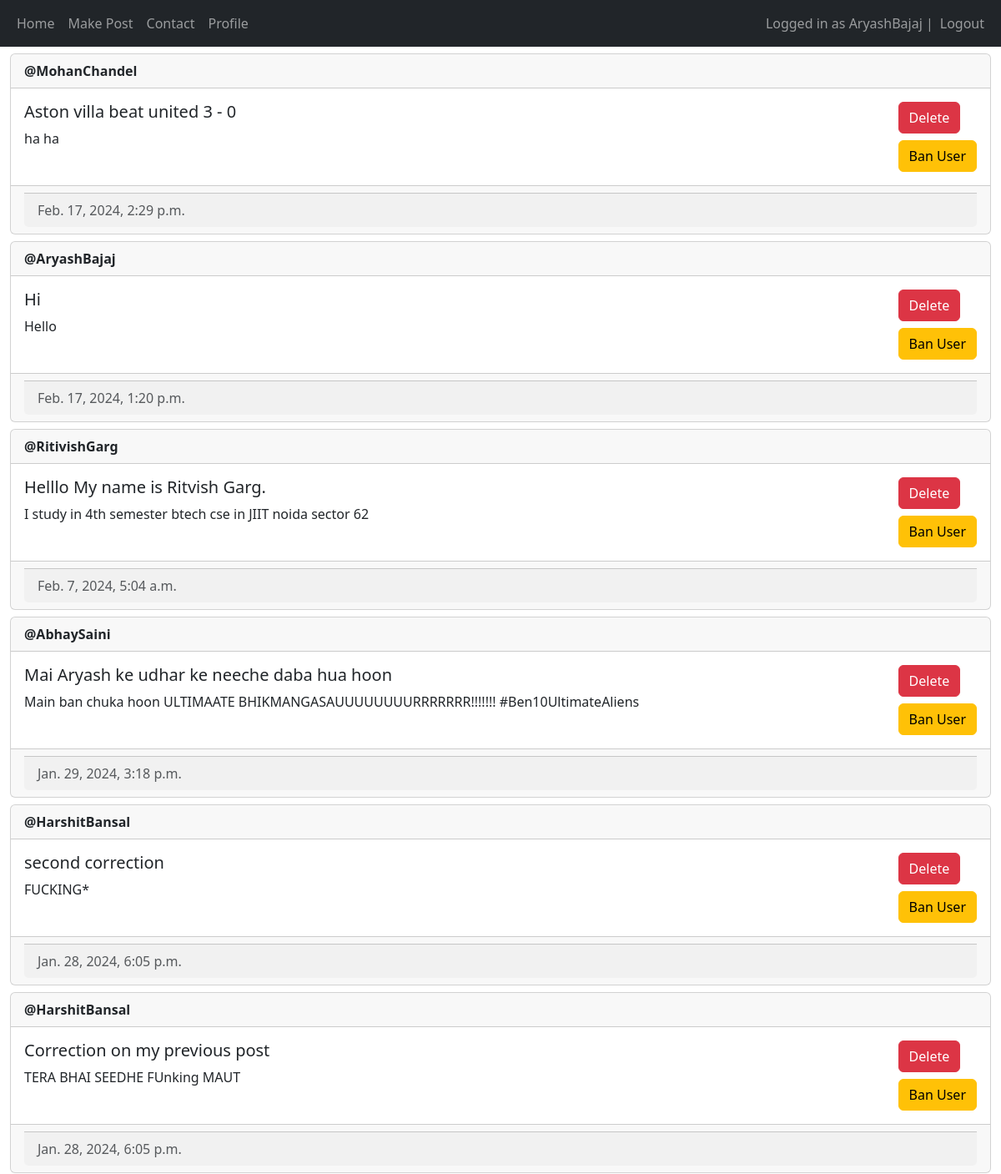
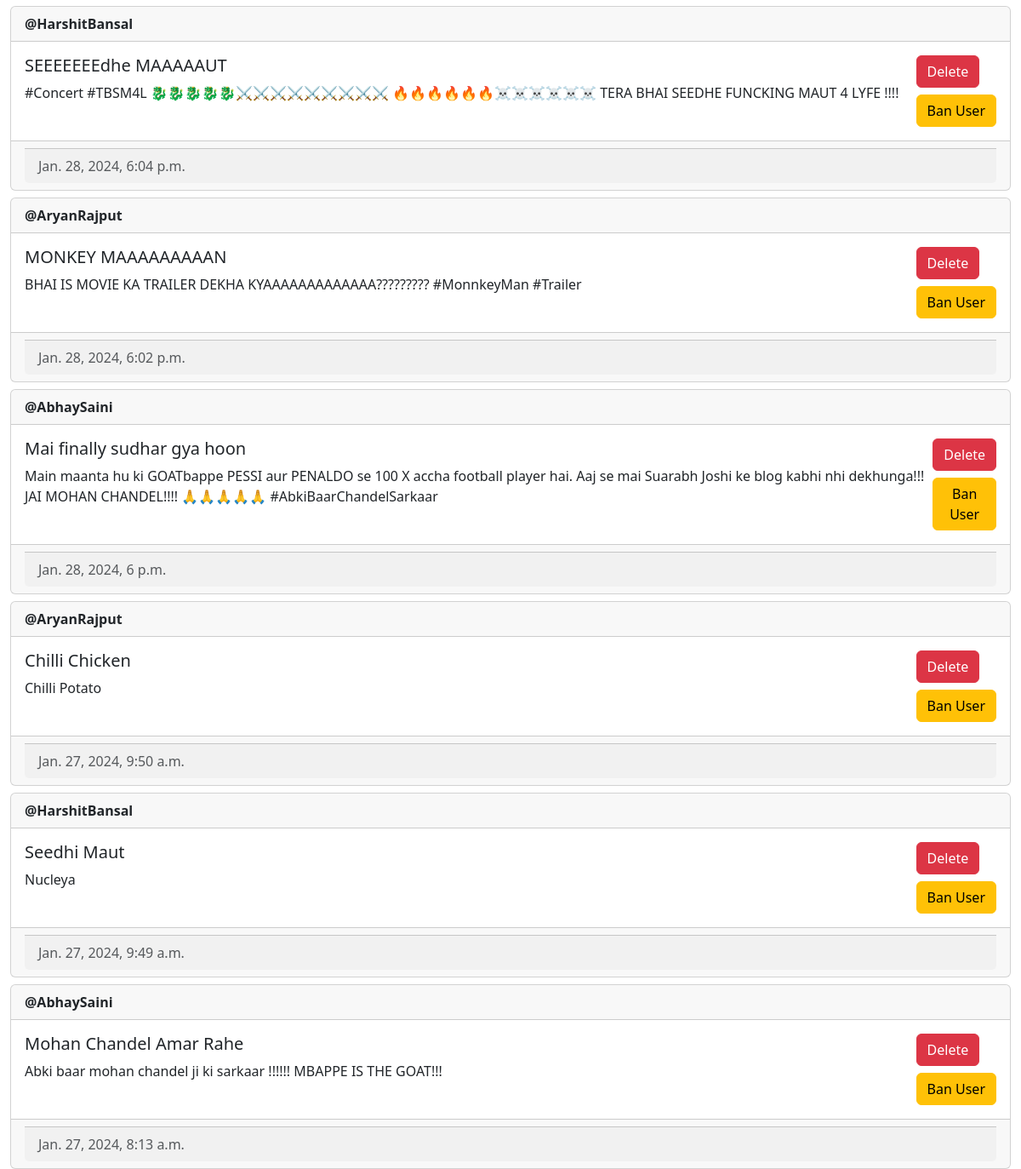
The page / (signed in) on the database its author committed (2 pictures, top to bottom).
### main/models.py (models this page shows, shortened)
class Post(models.Model) :
    author = models.ForeignKey(User, on_delete = models.CASCADE)
    title = models.CharField(max_length=200)
    description = models.TextField()
    created_at = models.DateTimeField(auto_now_add=True)
    updated_at = models.DateTimeField(auto_now= True)

### main/views.py (the view, shortened to what this page needs)
# urls.py: path('', views.home, name="home"),
@login_required(login_url = "/login")
def home(request) :
    posts = Post.objects.all().order_by("-created_at")
    return render(request, "main/home.html", {"posts" : posts})

### main/templates/main/home.html (shortened to what this page needs)
{% extends "main/base.html" %}
{% load crispy_forms_tags %}
{% block content %}
{% for post in posts %}
<div class="card mt-2">
    <div>
        <div>
        <a href = "profile/{{post.author.id}}" class="page-link">
        <div class="card-header"><strong>@{{ post.author.username }}</strong></div>
        </a>
        </div>
        <div>
        <a href = "view-post/{{post.id}}", class="page-link">
        <div class="card-body d-flex flex-row justify-content-between">
            <div>
                <h5 class="card-title">{{ post.title }}</h5>
                <p>{{post.description}}</p>
            </div>
            <div>
                {% if user == post.author or perms.main.delete_post %}
                    <form method="post">
                        <button type="submit" name="post-id" class="btn btn-danger" value="{{post.id}}">Delete</button>
                    </form>
                {% endif %}
                {% if user.is_staff %}
                    <form method="post">
                        {% if post.author %}
                            <button type="submit" name="user-id-ban" class="btn btn-warning mt-2" value="{{post.author.id}}">Ban User</button>
                        {% else %}
                            <button type="submit" name="user-id-unban" class="btn btn-primary mt-2" value="{{post.author.id}}">Unban User</button>
                        {% endif %}
                    </form>
                {% endif %}
            </div>
        </div>
        </a>
        </div>
    </div>
    <div class="card-footer text-muted">
        <div class="card-footer d-flex flex-row justify-content-between text-muted">
            <div>
                {{post.created_at}}
            </div>
        </div>
    </div>
</div>
{% empty %}
<p> No posts yet !!! </p>
{% endfor %}
{% endblock content %}

### main/templates/main/base.html (shortened to what this page needs)
<!DOCTYPE html>
<html lang="en">
<head>
    <link href="https://cdn.jsdelivr.net/npm/bootstrap@5.3.2/dist/css/bootstrap.min.css" rel="stylesheet">
</head>
<body>
    <nav class="navbar navbar-expand-lg navbar-dark bg-dark">
        <div class="container-fluid">
            <div>
                <ul class="navbar-nav">
                    <li class="nav-item">
                        <a class="nav-link" href="/home">Home</a>
                    </li>
                    <li class="nav-item">
                        <form action ="/create-post">
                            <button type="submit" value="submit" class="nav-link">Make Post</button>
                        </form>
                    </li>
                    <li class="nav-item">
                        <a class="nav-link" href="/contact">Contact</a>
                    </li>
                    <li class="nav-item">
                        <a class="nav-link" href="/my-profile">Profile</a>
                    </li>
                </ul>
            </div>
            <div>
                <ul class="navbar-nav">
                    {% if user.is_authenticated %}
                        <span class="navbar-text">Logged in as {{ user.username }} | </span>
                        <li class="nav-item">
                            <form action="/logout/" method="post">
                                <button class="nav-link" type="submit">Logout</button>
                            </form>
                        </li>
                    {% else %}
                        <li class="nav-item">
                            <a class="nav-link" href="/login">Login</a>
                        </li>
                    {% endif %}
                </ul>
            </div>
        </div>
    </nav>
    <div class="container-fluid">
        {% block content %}
        {% endblock content %}
    </div>
</body>
</html>

### rows shown on the page
Post: author.username "MohanChandel", title "Aston villa beat united 3 - 0", description "ha ha", {{ post.id }} 22 (drawn), created_at "Feb. 17, 2024, 2:29 p.m."
Post: author.username "AryashBajaj", title "Hi", description "Hello", {{ post.id }} 21 (drawn), created_at "Feb. 17, 2024, 1:20 p.m."
Post: author.username "RitivishGarg", title "Helllo My name is Ritvish Garg.", description "I study in 4th semester btech cse in JIIT noida sector 62", {{ post.id }} 18 (drawn), created_at "Feb. 7, 2024, 5:04 a.m."
Post: author.username "AbhaySaini", title "Mai Aryash ke udhar ke neeche daba hua hoon", description "Main ban chuka hoon ULTIMAATE BHIKMANGASAUUUUUUUURRRRRRR!!!!!!! #Ben10UltimateAliens", {{ post.id }} 12 (drawn), created_at "Jan. 29, 2024, 3:18 p.m."
Post: author.username "HarshitBansal", title "second correction", description "FUCKING*", {{ post.id }} 11 (drawn), created_at "Jan. 28, 2024, 6:05 p.m."
Post: author.username "HarshitBansal", title "Correction on my previous post", description "TERA BHAI SEEDHE FUnking MAUT", {{ post.id }} 10 (drawn), created_at "Jan. 28, 2024, 6:05 p.m."
Post: author.username "HarshitBansal", title "SEEEEEEEdhe MAAAAAUT", description "#Concert #TBSM4L 🐉🐉🐉🐉🐉⚔️⚔️⚔️⚔️⚔️⚔️⚔️⚔️⚔️ 🔥🔥🔥🔥🔥🔥☠️☠️☠️☠️☠️☠️ TERA BHAI SEEDHE FUNCKING MAUT 4 LYFE !!!!", {{ post.id }} 9 (drawn), created_at "Jan. 28, 2024, 6:04 p.m."
Post: author.username "AryanRajput", title "MONKEY MAAAAAAAAAN", description "BHAI IS MOVIE KA TRAILER DEKHA KYAAAAAAAAAAAAA????????? #MonnkeyMan #Trailer", {{ post.id }} 8 (drawn), created_at "Jan. 28, 2024, 6:02 p.m."
Post: author.username "AbhaySaini", title "Mai finally sudhar gya hoon", description "Main maanta hu ki GOATbappe PESSI aur PENALDO se 100 X accha football player hai. Aaj se mai Suarabh Joshi ke blog kabhi nhi dekhunga!!! JAI MOHAN CHANDEL!!!! 🙏🙏🙏🙏🙏 #AbkiBaarChandelSarkaar", {{ post.id }} 7 (drawn), created_at "Jan. 28, 2024, 6 p.m."
Post: author.username "AryanRajput", title "Chilli Chicken", description "Chilli Potato", {{ post.id }} 5 (drawn), created_at "Jan. 27, 2024, 9:50 a.m."
Post: author.username "HarshitBansal", title "Seedhi Maut", description "Nucleya", {{ post.id }} 4 (drawn), created_at "Jan. 27, 2024, 9:49 a.m."
Post: author.username "AbhaySaini", title "Mohan Chandel Amar Rahe", description "Abki baar mohan chandel ji ki sarkaar !!!!!! MBAPPE IS THE GOAT!!!", {{ post.id }} 1 (drawn), created_at "Jan. 27, 2024, 8:13 a.m."

### other values the page prints
{{ user.username }} "AryashBajaj"
